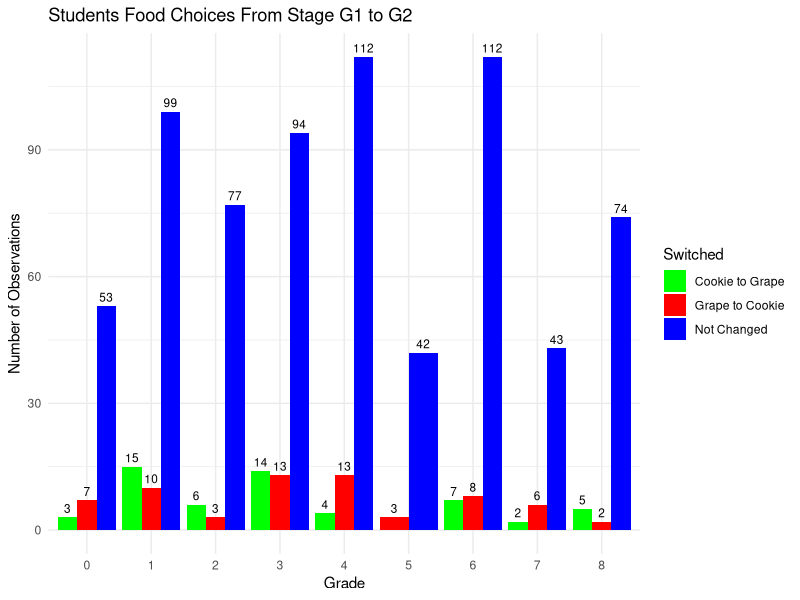
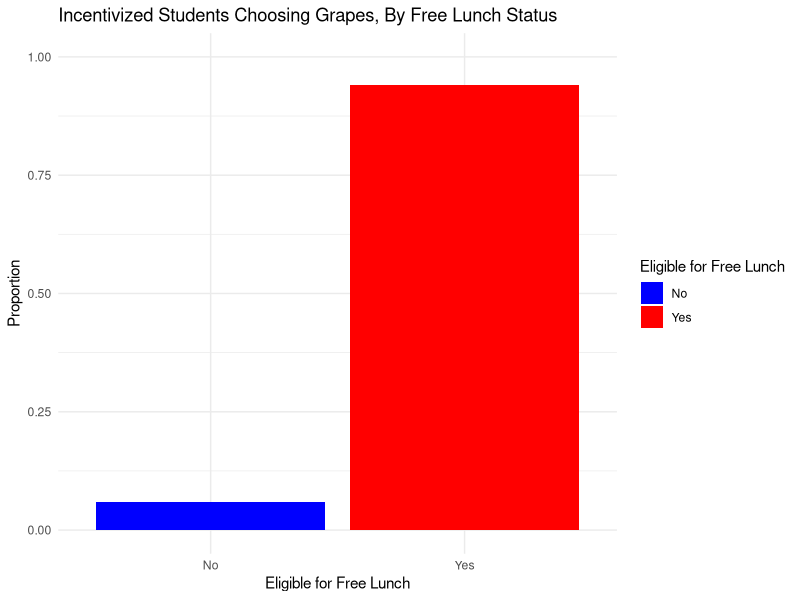
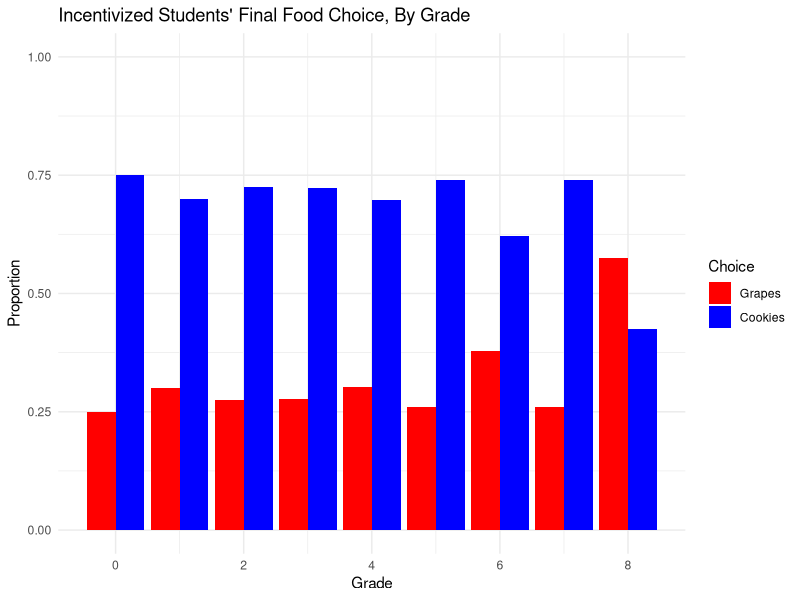
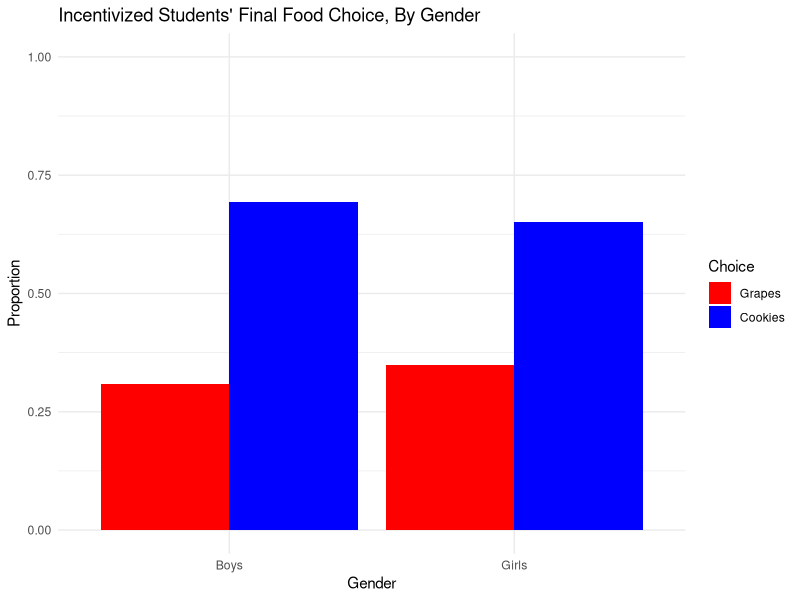

Reproduce these figures in R, in order.
## ---- chunk 1
#| echo: false
#| include: false
#| warning: false
#| message: false

library(tidyverse)
library(knitr)
library(kableExtra)
library(ggplot2)
library(dplyr)
## ---- chunk 2
#| echo: false
#| include: true

sum_table_wide <-
  read_csv(
    file = "../data/analysis_data/sum_table_wide.csv",
    show_col_types = FALSE
  )

sum_table_final <-
    sum_table_wide |>
      as_tibble() |>
      mutate(state = rownames(sum_table_wide)) |>
      select(Group, Observations, table_size, male, grade, black, hispanic, free)

sum_table_final |>
  #slice (1:10) |>
  kable(
    col.names = c('Group', 'Observations', 'Table Size', 'Percent of boys', 'Grade', 'Black', 'Hispanic', 'Free Lunch'),
    digits = 3
  )

## ---- chunk 3
#| echo: false
#| include: true

public_data <-
  read_csv(
    file = "../data/analysis_data/public_data.csv",
    show_col_types = FALSE
  )

# Remove all column contains '999'
food_choices <- public_data |>
    filter_all(all_vars(. != 999))

# Add a new column named Switched
food_choices$Switched = ifelse(food_choices$grape == 0 & food_choices$grape2 == 1, "Cookie to Grape",
                               ifelse(food_choices$grape == 1 & food_choices$grape2 == 0, "Grape to Cookie", "Not Changed"))

# Create a bar plot
ggplot(food_choices, aes(x = as.factor(grade), fill = Switched)) +
  geom_bar(position = "dodge") +
  geom_text(
    aes(label = after_stat(count)),
    stat = "count",
    position = position_dodge(width = 0.9),
    vjust = -0.5, # Adjust the vertical position of the labels
    color = "black",
    size = 3
  ) +
  labs(title = "Students Food Choices From Stage G1 to G2",
       x = "Grade",
       y = "Number of Observations") +
  scale_fill_manual(values = c("Cookie to Grape" = "green","Grape to Cookie" = "red", "Not Changed" = "blue")) +
  scale_x_discrete(breaks = as.character(0:8)) +
  theme_minimal()

## ---- chunk 4
#| echo: false
#| include: true

# Filter data for incentivized students whose grape2 choice was 1
incentivized_grapes <- food_choices %>%
  filter(incentive == 1 & grape2 == 1)

# Calculate proportions
proportions <- incentivized_grapes %>%
  group_by(free) %>%
  summarise(Proportion = n() / nrow(incentivized_grapes))

# Create the bar graph
ggplot(proportions, aes(x = factor(free), y = Proportion, fill = factor(free))) +
  geom_bar(stat = "identity") +
  labs(title = "Incentivized Students Choosing Grapes, By Free Lunch Status",
       x = "Eligible for Free Lunch",
       y = "Proportion",
       fill = "Eligible for Free Lunch") +
  scale_fill_manual(values = c("blue", "red"), labels = c("No", "Yes")) +
  scale_x_discrete(labels = c("0" = "No", "1" = "Yes")) +  # Adjust x-axis labels + 
  scale_y_continuous(limits = c(0, 1)) +  # Set y-axis limits + 
  theme_minimal()

## ---- chunk 5
#| echo: false
#| include: true

# Filter data for incentivized students
incentivized_students <- food_choices %>%
  filter(incentive == 1)

# Calculate proportions of students choosing grapes and cookies for each grade
proportions <- incentivized_students %>%
  group_by(grade) %>%
  summarise(
    grapes_proportion = mean(grape2 == 1),
    cookies_proportion = mean(grape2 == 0)
  )

# Reshape the data from wide to long format for plotting
proportions_long <- proportions %>%
  tidyr::pivot_longer(cols = c(grapes_proportion, cookies_proportion),
                      names_to = "choice",
                      values_to = "proportion")

# Create the bar chart
ggplot(proportions_long, aes(x = grade, y = proportion, fill = choice)) +
  geom_bar(stat = "identity", position = "dodge") +
  labs(title = "Incentivized Students' Final Food Choice, By Grade",
       x = "Grade",
       y = "Proportion",
       fill = "Choice") +
  scale_fill_manual(values = c("grapes_proportion" = "blue", "cookies_proportion" = "red"),
                    labels = c("Grapes", "Cookies")) +
  ylim(0,1) +
  theme_minimal()

## ---- chunk 6
#| echo: false
#| include: true

# Filter data for incentivized students
incentivized_students <- food_choices %>%
  filter(incentive == 1)

# Calculate proportions of students choosing grapes and cookies for each gender
proportions <- incentivized_students %>%
  group_by(male) %>%
  summarise(
    grapes_proportion = mean(grape2 == 1),
    cookies_proportion = mean(grape2 == 0)
  )

# Normalize proportions to ensure they sum up to 1 for each gender
proportions <- proportions %>%
  mutate(
    total_proportion = grapes_proportion + cookies_proportion,
    grapes_proportion = grapes_proportion / total_proportion,
    cookies_proportion = cookies_proportion / total_proportion
  )

# Reshape the data from wide to long format for plotting
proportions_long <- proportions %>%
  tidyr::pivot_longer(cols = c(grapes_proportion, cookies_proportion),
                      names_to = "choice",
                      values_to = "proportion")

# Rename gender values for better visualization
proportions_long$male <- ifelse(proportions_long$male == 1, "Boys", "Girls")

# Create the bar chart
ggplot(proportions_long, aes(x = male, y = proportion, fill = choice)) +
  geom_bar(stat = "identity", position = "dodge") +
  labs(title = "Incentivized Students' Final Food Choice, By Gender",
       x = "Gender",
       y = "Proportion",
       fill = "Choice") +
  scale_fill_manual(values = c("grapes_proportion" = "blue", "cookies_proportion" = "red"),
                    labels = c("Grapes", "Cookies")) +
  ylim(0,1) +
  theme_minimal()
